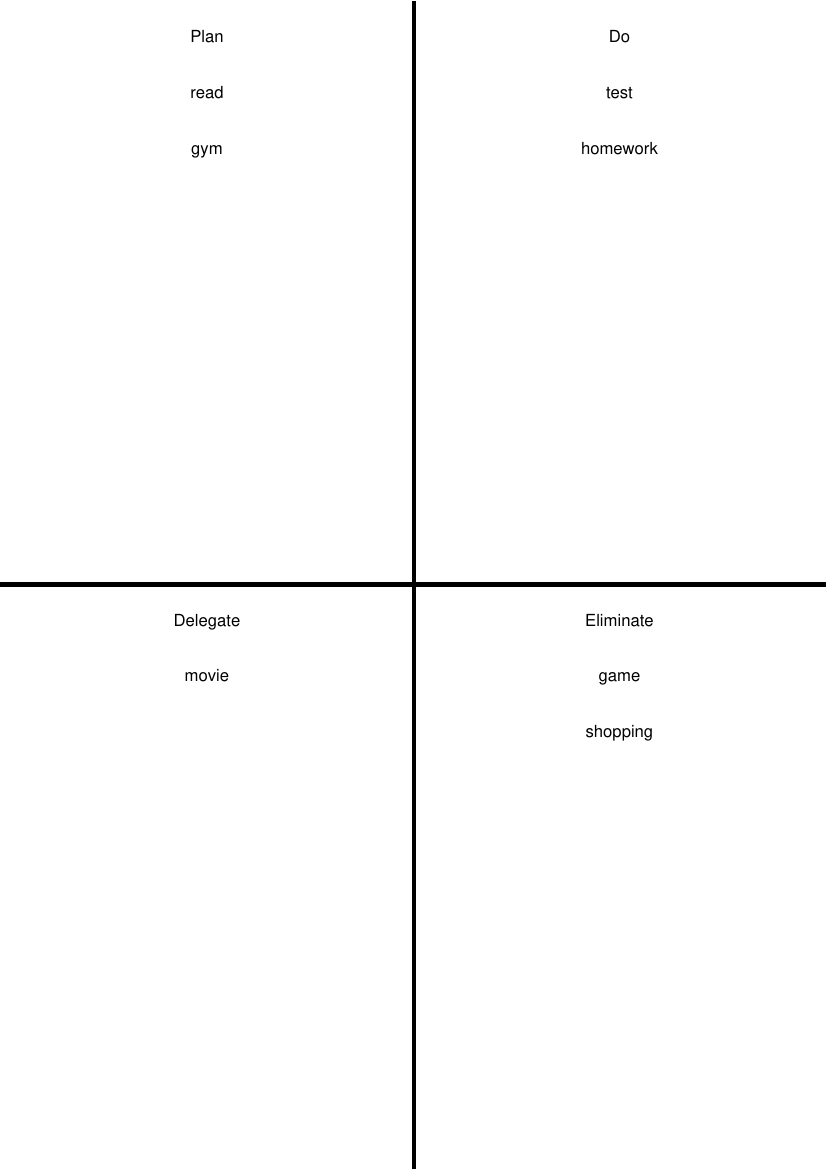

Generate this figure with Python:
from reportlab.pdfgen import canvas
import webbrowser
import os
import json

with open('task.txt', 'r') as f:
    task = json.load(f)

c = canvas.Canvas('todolist.pdf')
c.setLineWidth(3)
c.line(0, 421, 595, 421)
c.line(298, 0, 298, 841)

c.drawCentredString(446, 841 - 30, 'Do')
c.drawCentredString(149, 841 - 30, 'Plan')
c.drawCentredString(149, 421 - 30, 'Delegate')
c.drawCentredString(446, 421 - 30, 'Eliminate')

for i in task:
    if i == 'Do':
        for j in range(len(task[i])):
            c.drawCentredString(446, 841 - 30 - 40*(j+1), task[i][j])
    if i == 'Plan':
        for j in range(len(task[i])):
            c.drawCentredString(149, 841 - 30 - 40*(j+1), task[i][j])
    if i == 'Delegate':
        for j in range(len(task[i])):
            c.drawCentredString(149, 421 - 30 - 40*(j+1), task[i][j])
    if i == 'Eliminate':
        for j in range(len(task[i])):
            c.drawCentredString(446, 421 - 30 - 40*(j+1), task[i][j])

c.save()
webbrowser.open('file://'+os.path.realpath('todolist.pdf'))
